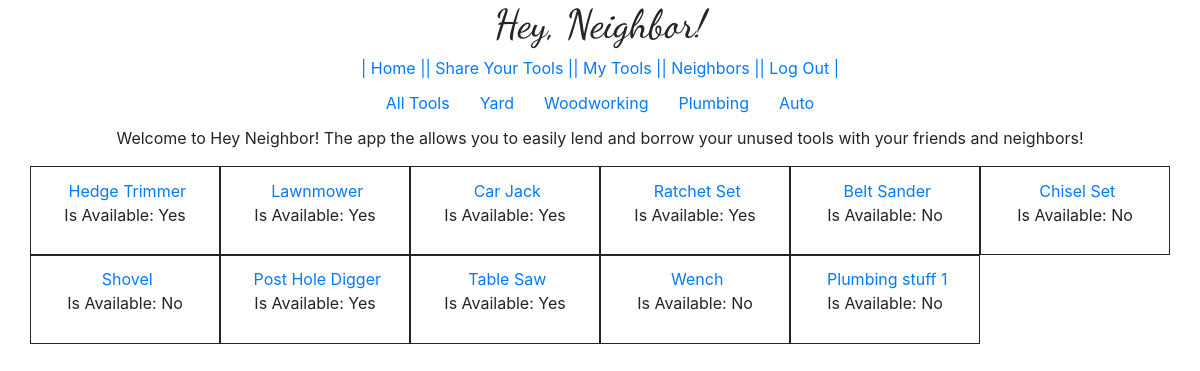
Screenshot of / (signed in) with the database file from the repository.
### hey_neighbor/models.py (models this page shows, shortened)
class Tool(models.Model):
    AVAILABLE_TYPES = [
    ('YARD', 'Yard'),
    ('WOODWORKING', 'Woodworking'),
    ('PLUMBING', 'Plumbing'),
    ('AUTO', 'Auto')
    ]
    owner = models.ForeignKey(User, on_delete=models.CASCADE)
    tool = models.CharField(max_length=255, default='')
    types = models.CharField(max_length=255, choices=AVAILABLE_TYPES, default='YARD')
    date_posted = models.DateTimeField('Date Posted', default=timezone.now)
    availability = models.BooleanField(default=False)

### hey_neighbor/views.py (the view)
# urls.py: path('', views.IndexView.as_view(), name='index'),
class IndexView(generic.ListView):
    template_name = 'hey_neighbor/index.html'
    def get_queryset(self):
        if 'selection' in self.kwargs:
            tools = Tool.objects.filter(types=self.kwargs['selection'].upper())
        else:
            tools = Tool.objects.all()
        context = {
            'tools': tools,
            'headings': ['Yard', 'Woodworking', 'Plumbing', 'Auto']
        }
        return context

### hey_neighbor/templates/hey_neighbor/index.html (shortened to what this page needs)
{% extends 'hey_neighbor/base.html' %}
{% block content %}
<div class='navs row justify-content-center'>
  <a href="{% url 'hey_neighbor:index' %}"><span class='col-sm-2'>All Tools </span></a>
{% for heading in object_list.headings %}
  <a href="{% url 'hey_neighbor:selection' heading %}"><span class='col-sm-2'>{{heading.capitalize}} </span></a>
{% endfor %}
</div>
<div class='row justify-content-center'>
  <p> Welcome to Hey Neighbor! The app the allows you to easily lend and borrow your unused tools with your friends and neighbors!</p>
</div>
<div class='row'>
{% if object_list %}
{% for object in object_list.tools %}
  <section class='posting col-md-2'>
    <a href="{% url 'hey_neighbor:detail' object.pk %}" for='choice{{forloop.counter}}'>{{object.tool}}</a>
    {% if object.availability == True %}
    <p> Is Available: Yes</p>
    {% else %}
    <p> Is Available: No</p>
    {% endif %}
  </section>
{% endfor %}
{% else %}
</div>
<p>There was an issue</p>
{% endif %}
{% endblock %}

### hey_neighbor/static/hey_neighbor/base.css (style rules this page uses)
body { box-sizing: border-box; background-color: red; }
.posting { padding: 1%; text-align: center; border: solid 1px; }
.navs { padding-bottom: 1%; }

### rows the page displays
Tool: tool "Hedge Trimmer", availability "Is Available: Yes"
Tool: tool "Lawnmower", availability "Is Available: Yes"
Tool: tool "Car Jack", availability "Is Available: Yes"
Tool: tool "Ratchet Set", availability "Is Available: Yes"
Tool: tool "Belt Sander", availability "Is Available: No"
Tool: tool "Chisel Set", availability "Is Available: No"
Tool: tool "Shovel", availability "Is Available: No"
Tool: tool "Post Hole Digger", availability "Is Available: Yes"
Tool: tool "Table Saw", availability "Is Available: Yes"
Tool: tool "Wench", availability "Is Available: No"
Tool: tool "Plumbing stuff 1", availability "Is Available: No"

### other values shown
{{ heading.capitalize }} "Yard" "Woodworking" "Plumbing" "Auto"
